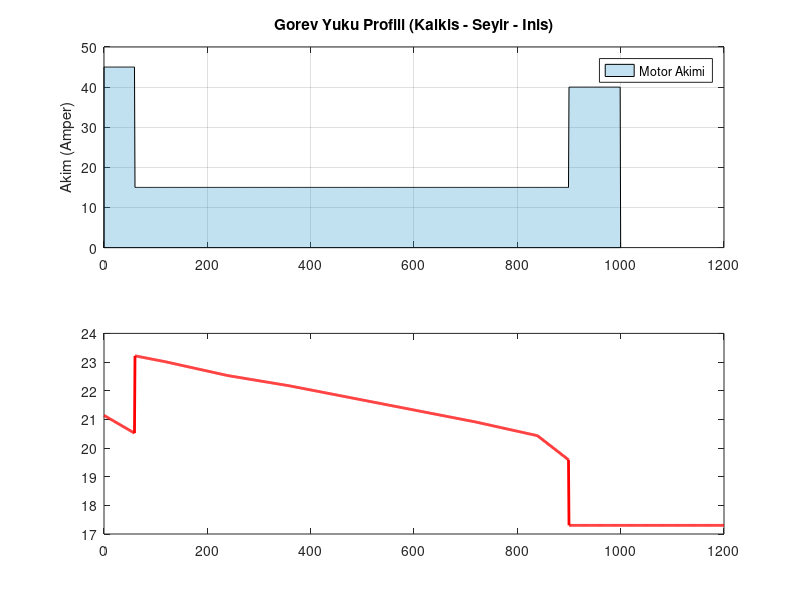

MATLAB code to generate this figure: (Note: this script raises an error after producing the figure.)
%% ========================================================================
%  PROJE: Li-Po Batarya Desarj ve Menzil Simulasyonu
%  YAZAR: Serdar Sokmen
%  PLATFORM: MATLAB
%
%  ACIKLAMA:
%  IHA ucus guvenligi icin en kritik parametre ucus suresi tahminidir.
%  Sadece kronometre tutmak tehlikelidir cunku ruzgarli havalarda veya
%  agresif ucuslarda motorlar daha fazla akim ceker.
%
%  Bu kod, asagidaki faktorleri iceren gercekci bir Li-Po modelidir:
%  1. Sarj Durumu (SoC) ve Acik Devre Gerilimi (OCV) iliskisi.
%  2. Ic Direnc kaynakli "Gerilim Cokmesi" (Voltage Sag).
%  3. Degisken Gorev Yuku (Kalkis, Duz Ucus, Inis).
% =========================================================================

clc; clear; close all;

%% 1. BATARYA OZELLIKLERI (6S Li-Po Kurulumu)
% -------------------------------------------------------------------------
hucre_sayisi = 6;           % 6S Batarya
kapasite_mah = 5000;        % Miliamper-saat cinsinden kapasite
R_ic_direnc = 0.015;        % Hucre basi Ic Direnc (Ohm) - yaklasik
baslangic_voltaji = 4.20; 

% Basitlestirilmis Li-Po Desarj Egrisi (Referans Tablosu)
% Bu veriler tipik bir Li-Po pilin kimyasal karakteristigidir.
% SoC (%) : 100, 90,  80,  70,  60,  50,  40,  30,  20,  10,  0
% Volt    : 4.2, 4.1, 4.0, 3.9, 3.85, 3.8, 3.75, 3.7, 3.6, 3.4, 3.0
soc_tablosu = [100, 90, 80, 70, 60, 50, 40, 30, 20, 10, 0];
ocv_tablosu = [4.20, 4.13, 4.06, 3.98, 3.92, 3.85, 3.78, 3.71, 3.63, 3.35, 3.00];

%% 2. GOREV PROFILI (Zamanla Degisen Akim Cekimi)
% -------------------------------------------------------------------------
% Bir IHA gorev senaryosu olusturuyoruz: Kalkis -> Seyir -> Inis
sure = 1200;    % 20 dakika maksimum simulasyon suresi (saniye)
dt = 1;         % 1 saniyelik adimlar
t = 0:dt:sure;

akim_cekimi = zeros(size(t));

% Ucus Fazlarini Tanimla (Amper)
for i = 1:length(t)
    if t(i) < 60
        akim_cekimi(i) = 45; % KALKIS (Yuksek Guc - VTOL Modu)
    elseif t(i) < 900
        akim_cekimi(i) = 15; % SEYIR (Verimli - Ucak Modu)
    elseif t(i) < 1000
        akim_cekimi(i) = 40; % INIS (Hover - VTOL Modu)
    else
        akim_cekimi(i) = 0;  % Gorev Bitti / Motorlar Kapali
    end
end

%% 3. SIMULASYON DONGUSU (Enerji Integrasyonu)
% -------------------------------------------------------------------------
tuketilen_mah = 0;
voltaj_kaydi = zeros(size(t));
soc_kaydi = zeros(size(t));
eve_donus_tetiklendi = false;
tetiklenme_zamani = 0;

fprintf('Simulasyon Basladi: 6S %d mAh Batarya\n', kapasite_mah);

for n = 1:length(t)
    
    % A. Tuketilen Enerjiyi Hesapla (Coulomb Sayimi)
    % Amper * Saniye formulu ile toplam tuketimi buluyoruz.
    anlik_akim = akim_cekimi(n);
    tuketilen_mah = tuketilen_mah + (anlik_akim * dt * 1000 / 3600);
    
    % B. Kalan Sarj Durumunu (SoC) Hesapla
    kalan_mah = kapasite_mah - tuketilen_mah;
    anlik_soc = (kalan_mah / kapasite_mah) * 100;
    
    if anlik_soc < 0; anlik_soc = 0; end
    soc_kaydi(n) = anlik_soc;
    
    % C. Desarj Egrisinden Voltaj Okuma (Interpolasyon)
    % Elimizdeki SoC yuzdesine karsilik gelen voltaji tablodan buluyoruz.
    hucre_voltaji = interp1(soc_tablosu, ocv_tablosu, anlik_soc, 'linear');
    
    % D. Gerilim Cokmesi (Voltage Sag) Hesabi
    % Ohm Yasasi: V_dususu = Akim * Ic_Direnc
    % Gaz verdiginizde voltajin neden aniden dustugunu bu satir aciklar.
    v_cokmesi = anlik_akim * R_ic_direnc;
    
    % Toplam Batarya Voltaji (Tum hucreler dahil)
    toplam_voltaj = (hucre_voltaji * hucre_sayisi) - (v_cokmesi * hucre_sayisi);
    voltaj_kaydi(n) = toplam_voltaj;
    
    % E. Eve Donus (RTL) Kontrolu
    % Genelde yuk altinda hucre basi 3.5V kritik seviyedir.
    dusuk_pil_siniri = 3.5 * hucre_sayisi;
    
    if toplam_voltaj < dusuk_pil_siniri && ~eve_donus_tetiklendi
        eve_donus_tetiklendi = true;
        tetiklenme_zamani = t(n);
    end
    
    % Pil tamamen bittiyse simulasyonu durdur
    if toplam_voltaj < (3.0 * hucre_sayisi)
        voltaj_kaydi(n:end) = toplam_voltaj;
        fprintf('BATARYA TUKENDI! t = %.1f saniye\n', t(n));
        break;
    end
end

%% 4. GORSELLESTIRME
% -------------------------------------------------------------------------
figure('Name', 'Batarya Desarj Analizi', 'Color', 'w');

% Grafik 1: Akim Cekimi (Gorev Profili)
subplot(2,1,1);
    area(t, akim_cekimi, 'FaceColor', [0.2, 0.6, 0.8], 'FaceAlpha', 0.3);
    ylabel('Akim (Amper)');
    title('Gorev Yuku Profili (Kalkis - Seyir - Inis)');
    grid on;
    legend('Motor Akimi');

% Grafik 2: Voltaj Dususu
subplot(2,1,2);
    plot(t, voltaj_kaydi, 'r', 'LineWidth', 2); hold on;
    yline(3.5 * hucre_sayisi, 'k--', 'RTL Uyari Siniri (3.5V/hucre)');
    
    title('Batarya Voltaj Tepkisi (Voltage Sag Dahil)');
    xlabel('Zaman (saniye)');
    ylabel('Voltaj (V)');
    grid on;
    
    if eve_donus_tetiklendi
        xline(tetiklenme_zamani, 'b-', 'RTL TETIKLENDI');
    end

%% 5. SONUC RAPORU
% -------------------------------------------------------------------------
fprintf('--------------------------------------\n');
fprintf('Tuketilen Kapasite : %.1f mAh\n', tuketilen_mah);
if eve_donus_tetiklendi
    fprintf('RTL Tetiklendi     : %.1f saniyede\n', tetiklenme_zamani);
else
    fprintf('Gorev, Dusuk Pil Uyarisi almadan tamamlandi.\n');
end
fprintf('--------------------------------------\n');
